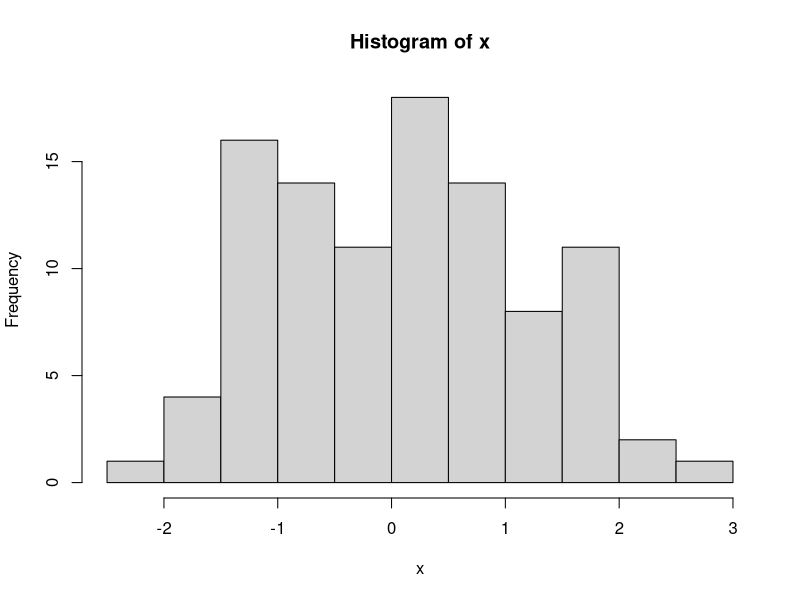

Write R code to recreate this figure.
## ---- chunk 1
x <- rnorm(100)
mean(x)
## ---- chunk 2
hist(x)
